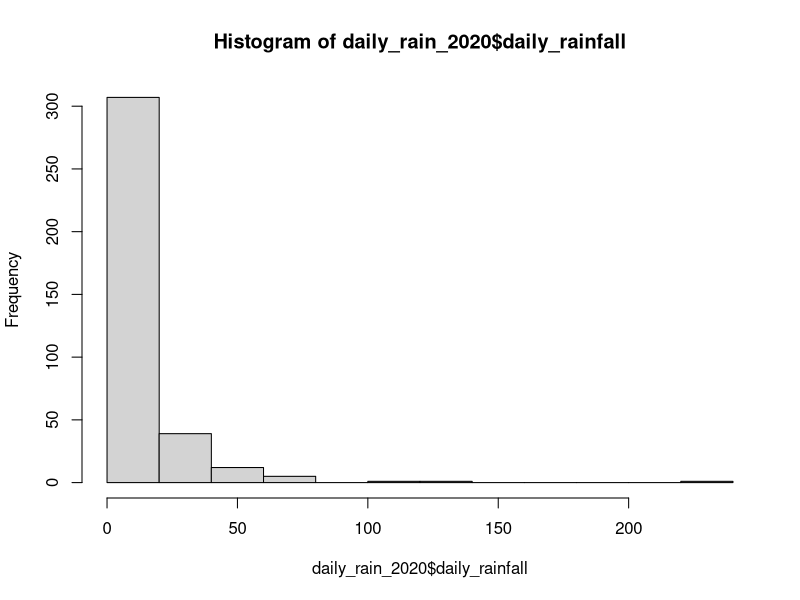
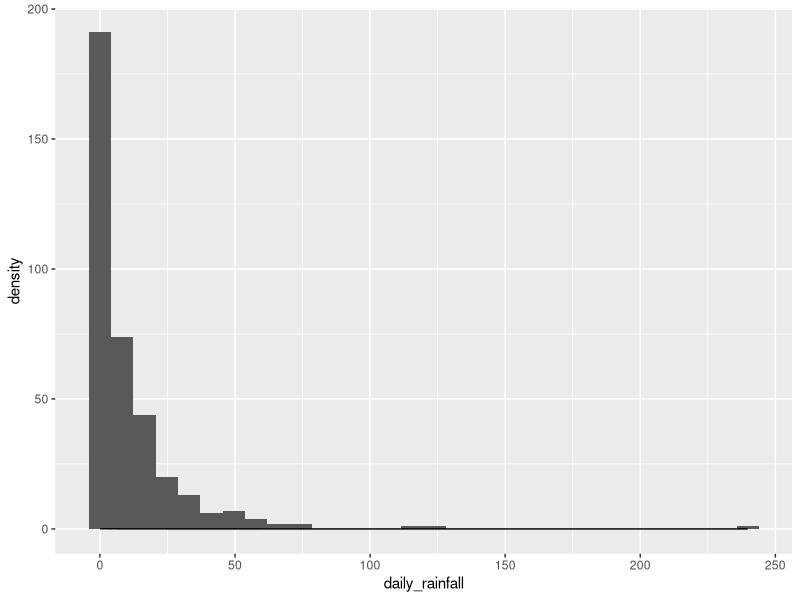
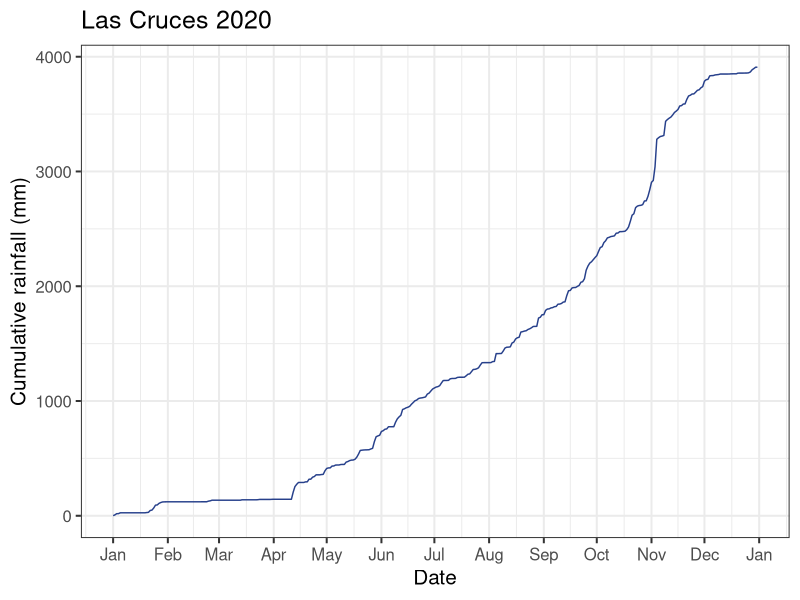
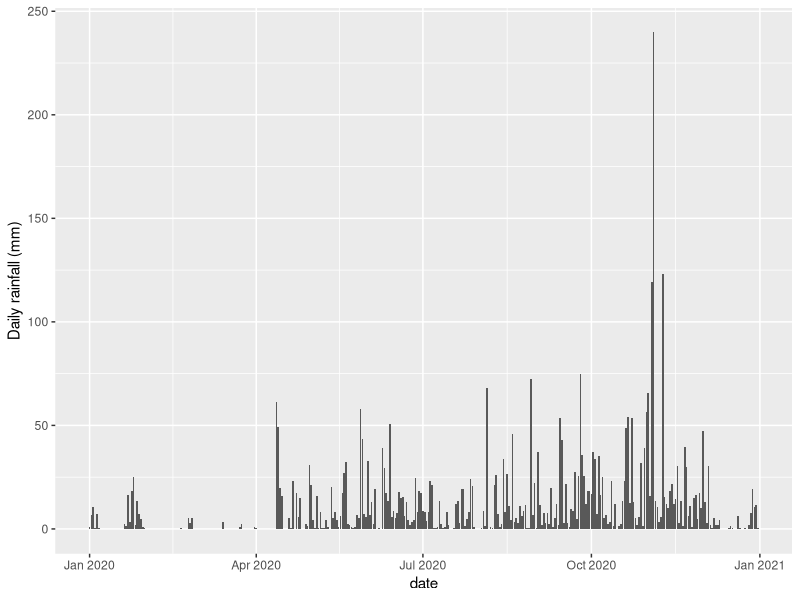
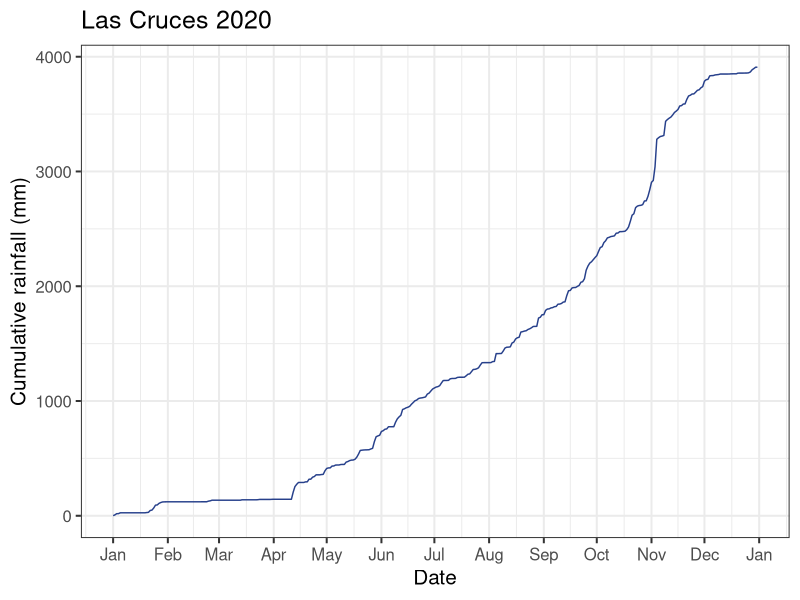

Write the R code that produced these figures, in order.
## ---- chunk 1
knitr::opts_chunk$set(echo = TRUE)
## ---- chunk 2
library(tidyverse)
library(lubridate)
library(ggplot2)
## ---- chunk 3
LC1 <- read.csv("Las_Cruces_2020/LC1.csv")

LC2 <- read.csv("Las_Cruces_2020/LC2.csv")

LC3 <- read.csv("Las_Cruces_2020/LC3.csv")

LC4 <- read.csv("Las_Cruces_2020/LC4.csv")

LC5 <- read.csv("Las_Cruces_2020/LC5.csv")

LC6 <- read.csv("Las_Cruces_2020/LC6.csv")

LC_2020 <- bind_rows(LC1, LC2, LC3, LC4, LC5, LC6)

LC_2020 <- LC_2020 %>% 
  mutate(date_time = mdy_hm(Date.and.time.of.measurement)) %>% 
  mutate (PAR = Average.ps..active.Rad...) %>% 
  mutate(date = date(date_time)) %>% 
  mutate(hour = hour(date_time))
 
daily_rain_2020 <- LC_2020 %>% 
  group_by(date) %>% 
  summarize(daily_rainfall = sum(Rainfall), n = n())

monthly_rain_2020 <- LC_2020 %>% 
  group_by(month(date)) %>% 
  summarize(monthly_rain <- sum(Rainfall), monthly_sd <- sd(Rainfall), n <-n())


hist(daily_rain_2020$daily_rainfall)

daily_rain <- ggplot(daily_rain_2020, aes(x = date, y = daily_rainfall)) +
  geom_col() +
  ylab("Daily rainfall (mm)")

ggsave("LCBS_2020_daily_rain.png", daily_rain, width = 7, height = 5)

ggplot(daily_rain_2020, aes(x = daily_rainfall)) +
  geom_histogram() +
  geom_density(alpha = 0.2)

## ---- chunk 4
LC_2020_cum <-  ggplot(data=daily_rain_2020, aes(x = date, y = cumsum(daily_rainfall))) +
      geom_line(color = "royalblue4") +
      scale_x_date(date_labels = "%b", date_breaks = "months") +
      labs(title = "Las Cruces 2020",
           y = "Cumulative rainfall (mm)",
           x = "Date") + theme_bw(base_size = 15) #+
      #scale_y_continuous(limits = c(0,300))
LC_2020_cum

ggsave("LCBS_2020_cumulative_rain.png", width = 7, height = 5)
